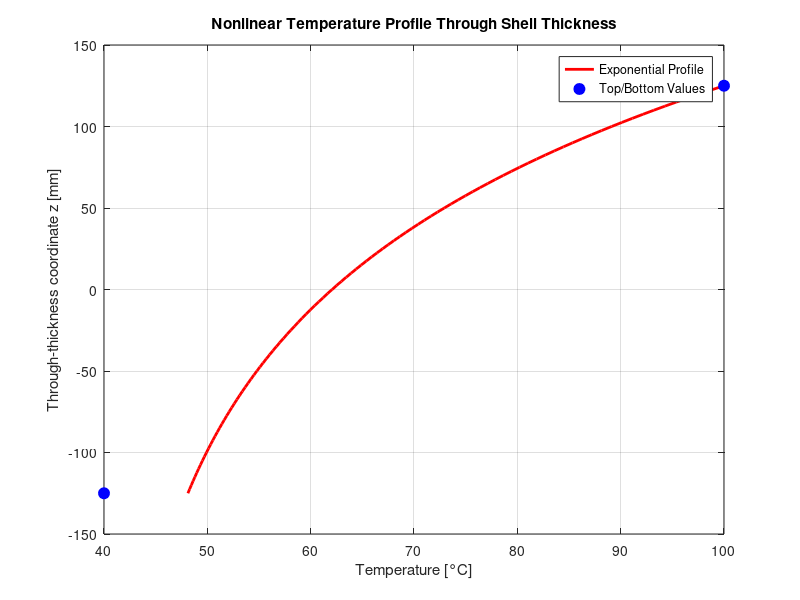

The MATLAB source for this figure: (Note: this script raises an error after producing the figure.)
%% Licensing
%
% License:         BSD License
%                  cane Multiphysics default license: cane/license.txt
%
% Main authors:    [Your Name] (based on Andreas Apostolatos)
%
%% Script documentation
% 
% Task : The Scordelis-Lo-Roof benchmark problem under pure thermal loading
%        with VARIABLE (nonlinear) temperature through thickness using 
%        nonlinear HSDT (Higher-order Shear Deformation Theory) with 
%        5 DOF per control point
%        
%        Mechanical loads (FAmp) are set to 0 - pure thermal loading
%        Demonstrates thermal bending effects and geometric nonlinearity
%
% Date : [Current Date]
%
%% Preamble
clear;
clc;

%% Includes 

% Add general math functions
addpath('../../generalMath/');

% Add general auxiliary functions
addpath('../../auxiliary/');

% Include linear equation system solvers
addpath('../../equationSystemSolvers/');

% Add all functions related to the Computer-Aided Geometric Design (GACD) kernel
addpath('../../CAGDKernel/CAGDKernel_basisFunctions',...
        '../../CAGDKernel/CAGDKernel_geometryResolutionRefinement/',...
        '../../CAGDKernel/CAGDKernel_baseVectors/',...
        '../../CAGDKernel/CAGDKernel_graphics/',...
        '../../CAGDKernel/CAGDKernel_BSplineCurve/',...
        '../../CAGDKernel/CAGDKernel_BSplineSurface/');
    
% Add all functions related to the Isogeometric HSDT shell formulation
addpath('../../isogeometricThinStructureAnalysis/graphicsSinglePatch/',...
        '../../isogeometricThinStructureAnalysis/loads/',...
        '../../isogeometricThinStructureAnalysis/solutionMatricesAndVectors/',...
        '../../isogeometricThinStructureAnalysis/solvers/',...
        '../../isogeometricThinStructureAnalysis/metrics/',...
        '../../isogeometricThinStructureAnalysis/auxiliary/',...
        '../../isogeometricThinStructureAnalysis/postprocessing/',...
        '../../isogeometricThinStructureAnalysis/BOperatorMatrices/',...
        '../../isogeometricThinStructureAnalysis/output/');

%% NURBS parameters

% Global variables
Length = 50;
Radius = 25;

% Polynomial degrees
p = 1;
q = 2;

% Knot vectors
Xi = [0 0 1 1];
Eta = [0 0 0 1 1 1];

% Control Point coordinates

% x-coordinates
CP(:,:,1) = [-Length/2 -Length/2 -Length/2
             Length/2  Length/2  Length/2];
         
% y-coordinates
CP(:,:,2) = [-Radius*sin(2*pi/9) 0 Radius*sin(2*pi/9)
             -Radius*sin(2*pi/9) 0 Radius*sin(2*pi/9)];
         
% z-coordinates
CP(:,:,3) = [Radius*cos(2*pi/9) Radius/cos(2*pi/9) Radius*cos(2*pi/9)
             Radius*cos(2*pi/9) Radius/cos(2*pi/9) Radius*cos(2*pi/9)];
       
% Weights
weight = cos(2*pi/9);
CP(:,:,4) = [1 weight 1
             1 weight 1];

% Find whether the geometrical basis is a NURBS or a B-Spline
isNURBS = 0;
nxi = length(CP(:,1,1));
neta = length(CP(1,:,1));
for i= 1:nxi
    for j=1:neta
        if CP(i,j,4)~=1
            isNURBS = 1;
            break;
        end
    end
    if isNURBS
        break;
    end
end

%% Material constants

% Young's modulus
parameters.E = 4.32e8;

% Poisson ratio  
parameters.nue = .0;

% Thickness of the shell
parameters.t = .25;

% Density of the shell (used only for dynamics)
parameters.rho = 7850;

% Shear correction factor for HSDT
parameters.shearCorrection = 5/6;

% Thermal properties
parameters.alpha = 12e-6;  % Thermal expansion coefficient [1/K] for steel

%% Thermal loading parameters - VARIABLE THROUGH THICKNESS

% Reference temperature
T0 = 293.15;  % [K] (20°C)

% Temperature distribution through thickness
% Top surface: Hot (heated)
% Bottom surface: Cool (ambient)
T_top = 373.15;     % [K] (100°C) - top surface
T_bottom = 313.15;  % [K] (40°C) - bottom surface
T_avg = (T_top + T_bottom) / 2;  % Average temperature

% Define nonlinear temperature profile function T(z)
% Example: Exponential decay from top to bottom
% T(z) = T_bottom + (T_top - T_bottom) * exp(2*z/t) for z ∈ [-t/2, t/2]
temperatureProfile = @(z) T_bottom + (T_top - T_bottom) * ...
                         exp(2 * z / parameters.t) / exp(1);

% Temperature data structure for variable through-thickness temperature
temperatureData.T0 = T0;
temperatureData.T = T_avg;  % Use average for spatial variation
temperatureData.alpha = parameters.alpha;
temperatureData.throughThickness = 'variable';
temperatureData.T_top = T_top;
temperatureData.T_bottom = T_bottom;
temperatureData.TProfile = temperatureProfile;

% Display temperature profile information
z_plot = linspace(-parameters.t/2, parameters.t/2, 101);
T_plot = arrayfun(temperatureProfile, z_plot);

fprintf('=== Variable Through-Thickness Thermal Loading ===\n');
fprintf('Reference temperature: %.1f°C\n', T0 - 273.15);
fprintf('Top surface temperature: %.1f°C\n', T_top - 273.15);
fprintf('Bottom surface temperature: %.1f°C\n', T_bottom - 273.15);
fprintf('Average temperature: %.1f°C\n', T_avg - 273.15);
fprintf('Temperature gradient: %.1f K/m\n', (T_top - T_bottom) / parameters.t);
fprintf('Thermal expansion coefficient: %.2e /K\n', parameters.alpha);
fprintf('Shell thickness: %.3f m\n', parameters.t);
fprintf('Through-thickness distribution: %s (exponential)\n', temperatureData.throughThickness);

% Plot temperature profile
figure(1);
plot(T_plot - 273.15, z_plot * 1000, 'r-', 'LineWidth', 2);
xlabel('Temperature [°C]');
ylabel('Through-thickness coordinate z [mm]');
title('Nonlinear Temperature Profile Through Shell Thickness');
grid on;
hold on;
plot([T_top T_bottom] - 273.15, [parameters.t/2 -parameters.t/2] * 1000, 'bo', ...
     'MarkerSize', 8, 'MarkerFaceColor', 'blue');
legend('Exponential Profile', 'Top/Bottom Values', 'Location', 'best');
hold off;

%% GUI

% Analysis type
analysis.type = 'isogeometricHSDTShellAnalysis';

% Integration scheme
int.type = 'default';
if strcmp(int.type,'user')
    int.xiNGP = 6;
    int.etaNGP = 6;
    int.xiNGPForLoad = 6;
    int.xetaNGPForLoad = 6;
end

% Equation system solvers
solve_LinearSystem = @solve_LinearSystemMatlabBackslashSolver;

% On the graphics
graph.index = 2;  % Start from 2 since figure 1 is used for temperature profile
graph.postprocConfig = 'referenceCurrent';
graph.resultant = 'displacement';
graph.component = 'z';

%% Refinement

% Degree by which to elevate
tp = 1; 
tq = 1; 
[Xi,Eta,CP,p,q] = degreeElevateBSplineSurface(p,q,Xi,Eta,CP,tp,tq,'outputEnabled');

% Number of knots to exist in both directions
scaling = 1; 
edgeRatio = ceil(Length/Radius/(sin(4*pi/9)));
refXi = edgeRatio*scaling;
refEta = ceil(4/3)*scaling;
[Xi,Eta,CP] = knotRefineUniformlyBSplineSurface(p,Xi,q,Eta,CP,refXi,refEta,'outputEnabled');

%% Dirichlet and Neumann boundary conditions for HSDT (5 DOF per CP)

% supports (Dirichlet boundary conditions)
homDOFs = [];

% For thermal loading with through-thickness gradient, thermal bending occurs
% We need careful boundary conditions to allow thermal expansion and bending

% back and front curved edges: allow thermal expansion and bending
xiSup = [0 0];   etaSup = [0 1];    
for dirSupp = [2]  % constrain v displacement only (allow thermal expansion and bending)
    homDOFs = findDofs5D_HSDT(homDOFs,xiSup,etaSup,dirSupp,CP);
end
xiSup = [1 1];   etaSup = [0 1];    
for dirSupp = [2]  % constrain v displacement only
    homDOFs = findDofs5D_HSDT(homDOFs,xiSup,etaSup,dirSupp,CP);
end

% Fix minimal constraints to prevent rigid body motion while allowing thermal effects
% One corner: fix u and w (allow thermal expansion at other points)
xiSup = [0 0];   etaSup = [0 0];   
for dirSupp = [1 3]  % constrain u and w at one corner
    homDOFs = findDofs5D_HSDT(homDOFs,xiSup,etaSup,dirSupp,CP);
end

% Fix one rotation to prevent rigid body rotation
xiSup = [0 0];   etaSup = [0 0];   dirSupp = 5;  % constrain θy at corner
homDOFs = findDofs5D_HSDT(homDOFs,xiSup,etaSup,dirSupp,CP);

% Inhomogeneous Dirichlet boundary conditions
inhomDOFs = [];
valuesInhomDOFs = [];

% Weak Dirichlet boundary conditions
weakDBC.noCnd = 0;

% Embedded cables
cables.No = 0;

% Mechanical loads (SET TO ZERO for pure thermal loading)
FAmp = 0;  % No mechanical loads

NBC.noCnd = 0;  % No mechanical loads

%% Create the B-Spline patch array for HSDT
BSplinePatch = fillUpPatch_HSDT...
    (analysis,p,Xi,q,Eta,CP,isNURBS,parameters,homDOFs,inhomDOFs,...
    valuesInhomDOFs,weakDBC,cables,NBC,[],[],[],[],[],int);

%% Compute thermal load vector
fprintf('\n=== Computing Variable Through-Thickness Thermal Load Vector ===\n');

% Initialize thermal load vector
FThermal = zeros(5*BSplinePatch.noCPs,1);

% Thermal load domain (entire structure)
xiThermalExtension = [0 1];
etaThermalExtension = [0 1];
thermalLoadType = 'gradient';

% Compute thermal load vector with variable through-thickness temperature
FThermal = computeThermalLoadVctIGAHSDTShell...
    (FThermal, BSplinePatch, xiThermalExtension, etaThermalExtension, ...
    temperatureData, thermalLoadType, true, 0, BSplinePatch.int, 'outputEnabled');

% Store thermal load vector in patch
BSplinePatch.FThermal = FThermal;

% No mechanical loads (pure thermal)
BSplinePatch.FGamma = zeros(5*BSplinePatch.noCPs,1);

%% Plot reference configuration
figure(graph.index)
plot_referenceConfigurationIGAThinStructure(p,q,Xi,Eta,CP,isNURBS,homDOFs,FThermal,'outputEnabled');
title('Reference configuration for thermal HSDT shell (5 DOF per CP, Variable T)');
graph.index = graph.index + 1;

%% Nonlinear analysis parameters

% Nonlinear analysis method
propNLinearAnalysis.method = 'newtonRaphson';

% Number of load steps for thermal loading (temperature ramping)
propNLinearAnalysis.noLoadSteps = 6;

% Assign a tolerance for the Newton iterations
propNLinearAnalysis.eps = 1e-6;

% Assign the maximum number of iterations per load step
propNLinearAnalysis.maxIter = 20;

% On the load conservativeness
propNLinearAnalysis.conservativeLoad = true;

%% Linear analysis for comparison
fprintf('\n=== Starting Linear HSDT Variable Thermal Analysis (for comparison) ===\n');
[dHatLinear_HSDT, F_Linear, minElArea_Linear] = solve_IGAHSDTShellLinear...
    (BSplinePatch, solve_LinearSystem, 'outputEnabled');

%% Nonlinear thermal analysis with variable through-thickness temperature
fprintf('\n=== Starting Nonlinear HSDT Variable Thermal Analysis ===\n');
plot_IGANonlinear = 'undefined';  % No plotting during iterations for simplicity

[dHatNonlinear_HSDT, CPHistory, resHistory, isConverged, BSplinePatch_updated, minElSize_NL, ...
 centerDisplacementHistory, loadHistory] = ...
    solve_IGAHSDTShellNLinear...
    (BSplinePatch, propNLinearAnalysis, solve_LinearSystem, ...
    plot_IGANonlinear, graph, 'outputEnabled');

%% Results comparison and analysis

% Extract displacement components
numCPs = nxi * neta;

% Linear results
u_linear = dHatLinear_HSDT(1:5:end);
v_linear = dHatLinear_HSDT(2:5:end);
w_linear = dHatLinear_HSDT(3:5:end);
theta_x_linear = dHatLinear_HSDT(4:5:end);
theta_y_linear = dHatLinear_HSDT(5:5:end);

% Nonlinear results
u_nonlinear = dHatNonlinear_HSDT(1:5:end);
v_nonlinear = dHatNonlinear_HSDT(2:5:end);
w_nonlinear = dHatNonlinear_HSDT(3:5:end);
theta_x_nonlinear = dHatNonlinear_HSDT(4:5:end);
theta_y_nonlinear = dHatNonlinear_HSDT(5:5:end);

%% Display comprehensive thermal analysis results
fprintf('\n=== HSDT Variable Thermal Analysis: Linear vs Nonlinear ===\n');
fprintf('Loading type: Pure thermal with through-thickness gradient\n');
fprintf('Top surface temperature: %.1f°C (%.1f K increase)\n', T_top - 273.15, T_top - T0);
fprintf('Bottom surface temperature: %.1f°C (%.1f K increase)\n', T_bottom - 273.15, T_bottom - T0);
fprintf('Temperature gradient: %.1f K/m\n', (T_top - T_bottom) / parameters.t);
fprintf('Through-thickness distribution: %s (exponential)\n', temperatureData.throughThickness);
fprintf('Total DOFs: %d (5 per control point)\n', length(dHatNonlinear_HSDT));
fprintf('Control points: %d x %d = %d\n', nxi, neta, numCPs);
fprintf('Converged load steps: %d/%d\n', sum(isConverged), propNLinearAnalysis.noLoadSteps);

fprintf('\n--- Linear HSDT Variable Thermal Results ---\n');
fprintf('Max |u|: %.6e (thermal expansion)\n', max(abs(u_linear)));
fprintf('Max |v|: %.6e\n', max(abs(v_linear)));
fprintf('Max |w|: %.6e (thermal bending)\n', max(abs(w_linear)));
fprintf('Max |θx|: %.6e rad (%.3f deg)\n', max(abs(theta_x_linear)), rad2deg(max(abs(theta_x_linear))));
fprintf('Max |θy|: %.6e rad (%.3f deg)\n', max(abs(theta_y_linear)), rad2deg(max(abs(theta_y_linear))));

fprintf('\n--- Nonlinear HSDT Variable Thermal Results ---\n');
fprintf('Max |u|: %.6e (thermal expansion)\n', max(abs(u_nonlinear)));
fprintf('Max |v|: %.6e\n', max(abs(v_nonlinear)));
fprintf('Max |w|: %.6e (thermal bending)\n', max(abs(w_nonlinear)));
fprintf('Max |θx|: %.6e rad (%.3f deg)\n', max(abs(theta_x_nonlinear)), rad2deg(max(abs(theta_x_nonlinear))));
fprintf('Max |θy|: %.6e rad (%.3f deg)\n', max(abs(theta_y_nonlinear)), rad2deg(max(abs(theta_y_nonlinear))));

% Percentage differences
u_diff_percent = 100 * (max(abs(u_nonlinear)) - max(abs(u_linear))) / max(abs(u_linear));
w_diff_percent = 100 * (max(abs(w_nonlinear)) - max(abs(w_linear))) / max(abs(w_linear));
theta_diff_percent = 100 * (max(abs(theta_x_nonlinear)) - max(abs(theta_x_linear))) / max(abs(theta_x_linear));

fprintf('\n--- Variable Thermal Nonlinearity Effects ---\n');
fprintf('Thermal expansion difference (u): %.1f%%\n', u_diff_percent);
fprintf('Thermal bending difference (w): %.1f%%\n', w_diff_percent);
fprintf('Rotation difference (θx): %.1f%%\n', theta_diff_percent);

% Center point analysis
centerCP_xi = ceil(nxi / 2);
centerCP_eta = ceil(neta / 2);
centerCP_index = (centerCP_eta - 1) * nxi + centerCP_xi;

fprintf('\n--- Center Point Variable Thermal Analysis ---\n');
fprintf('Center control point: CP(%d,%d) = Index %d\n', centerCP_xi, centerCP_eta, centerCP_index);
fprintf('Linear center u: %.6e (thermal expansion)\n', u_linear(centerCP_index));
fprintf('Linear center w: %.6e (thermal bending)\n', w_linear(centerCP_index));
fprintf('Nonlinear center u: %.6e (thermal expansion)\n', u_nonlinear(centerCP_index));
fprintf('Nonlinear center w: %.6e (thermal bending)\n', w_nonlinear(centerCP_index));
fprintf('Final center thermal displacement: u = %.3f mm, w = %.3f mm\n', ...
        u_nonlinear(centerCP_index) * 1000, abs(centerDisplacementHistory(end)) * 1000);

% Theoretical thermal effects estimation
avg_thermal_strain = parameters.alpha * (T_avg - T0);
thermal_curvature = parameters.alpha * (T_top - T_bottom) / parameters.t;
theoretical_expansion = avg_thermal_strain * Length/2;
theoretical_bending = thermal_curvature * (Length/2)^2 / 8; % Approximate for simply supported

fprintf('\n--- Variable Thermal Effects Verification ---\n');
fprintf('Average thermal strain: %.6e\n', avg_thermal_strain);
fprintf('Thermal curvature: %.6e /m\n', thermal_curvature);
fprintf('Theoretical expansion: %.6e m (%.3f mm)\n', ...
        theoretical_expansion, theoretical_expansion * 1000);
fprintf('Theoretical bending deflection: %.6e m (%.3f mm)\n', ...
        theoretical_bending, theoretical_bending * 1000);
fprintf('Actual expansion: %.6e m (%.3f mm)\n', ...
        max(abs(u_nonlinear)), max(abs(u_nonlinear)) * 1000);
fprintf('Actual bending deflection: %.6e m (%.3f mm)\n', ...
        max(abs(w_nonlinear)), max(abs(w_nonlinear)) * 1000);

if abs(w_diff_percent) > 5
    fprintf('*** Significant thermal-geometric coupling in bending (>5%% difference) ***\n');
elseif abs(w_diff_percent) > 2
    fprintf('Moderate thermal-geometric coupling in bending (2-5%% difference)\n');
else
    fprintf('Weak thermal-geometric coupling in bending (<2%% difference)\n');
end

%% Plot convergence history
figure(graph.index)
semilogy(1:size(resHistory,1), resHistory, 'LineWidth', 1.5);
xlabel('Iteration');
ylabel('Residual Norm');
title('Newton-Raphson Convergence History (Variable Thermal Loading)');
grid on;
legend(arrayfun(@(x) sprintf('Temp Step %d', x), 1:propNLinearAnalysis.noLoadSteps, 'UniformOutput', false));
graph.index = graph.index + 1;

%% Variable thermal load-displacement analysis
fprintf('\n=== Generating Variable Thermal Load-Displacement Analysis ===\n');

% Temperature gradient ramping
temperatureGradients = linspace(0, T_top - T_bottom, propNLinearAnalysis.noLoadSteps + 1);
temperatureGradients = temperatureGradients(2:end);  % Remove zero gradient

figure(graph.index)
subplot(2,2,1);
plot(temperatureGradients, abs(centerDisplacementHistory) * 1000, 'o-', ...
     'LineWidth', 2.5, 'MarkerSize', 8, 'Color', 'red');
xlabel('Temperature Gradient [K]');
ylabel('Center Point |w| Displacement [mm]');
title('Thermal Gradient vs Bending Displacement');
grid on;

subplot(2,2,2);
% Plot thermal expansion in u-direction
u_center_history = zeros(length(centerDisplacementHistory), 1);
for i = 1:length(centerDisplacementHistory)
    u_step = CPHistory(1:5:end, i);
    u_center_history(i) = u_step(centerCP_index);
end

plot(temperatureGradients, u_center_history * 1000, 's-', ...
     'LineWidth', 2.5, 'MarkerSize', 8, 'Color', 'blue');
xlabel('Temperature Gradient [K]');
ylabel('Center Point u Displacement [mm]');
title('Thermal Gradient vs Expansion');
grid on;

subplot(2,2,3);
% Plot rotation history
theta_x_center_history = zeros(length(centerDisplacementHistory), 1);
for i = 1:length(centerDisplacementHistory)
    theta_step = CPHistory(4:5:end, i);
    theta_x_center_history(i) = theta_step(centerCP_index);
end

plot(temperatureGradients, rad2deg(abs(theta_x_center_history)), 'd-', ...
     'LineWidth', 2.5, 'MarkerSize', 8, 'Color', 'green');
xlabel('Temperature Gradient [K]');
ylabel('Center Point |θx| [deg]');
title('Thermal Gradient vs Rotation');
grid on;

subplot(2,2,4);
% Plot thermal bending curvature
thermal_curvatures = parameters.alpha * temperatureGradients / parameters.t;
plot(thermal_curvatures, abs(centerDisplacementHistory) * 1000, 'v-', ...
     'LineWidth', 2.5, 'MarkerSize', 8, 'Color', 'magenta');
xlabel('Thermal Curvature [1/m]');
ylabel('Center Point |w| Displacement [mm]');
title('Thermal Curvature vs Bending');
grid on;

sgtitle('Variable Through-Thickness Thermal Analysis (HSDT)', 'FontSize', 14, 'FontWeight', 'bold');
graph.index = graph.index + 1;

%% Save comprehensive variable thermal results
save('scordelisLoRoof_HSDT_ThermalVariable_Results.mat', ...
     'dHatLinear_HSDT', 'dHatNonlinear_HSDT', 'CPHistory', 'resHistory', ...
     'isConverged', 'u_linear', 'v_linear', 'w_linear', 'theta_x_linear', 'theta_y_linear', ...
     'u_nonlinear', 'v_nonlinear', 'w_nonlinear', 'theta_x_nonlinear', 'theta_y_nonlinear', ...
     'centerDisplacementHistory', 'loadHistory', 'centerCP_xi', 'centerCP_eta', ...
     'temperatureData', 'T0', 'T_top', 'T_bottom', 'T_avg', 'temperatureProfile', ...
     'u_center_history', 'theta_x_center_history', 'temperatureGradients', 'thermal_curvatures', ...
     'z_plot', 'T_plot', 'propNLinearAnalysis', 'parameters', 'CP', 'Xi', 'Eta', 'p', 'q');

fprintf('\n=== Variable Thermal Analysis Completed Successfully ===\n');
fprintf('Results saved to: scordelisLoRoof_HSDT_ThermalVariable_Results.mat\n');
fprintf('Pure thermal loading with variable through-thickness temperature distribution\n');
fprintf('Temperature gradient: %.1f K, Top: %.1f°C, Bottom: %.1f°C\n', ...
        T_top - T_bottom, T_top - 273.15, T_bottom - 273.15);
fprintf('Thermal expansion coefficient: %.2e /K\n', parameters.alpha);
fprintf('Maximum thermal expansion: %.3f mm\n', max(abs(u_nonlinear)) * 1000);
fprintf('Maximum thermal bending: %.3f mm\n', max(abs(w_nonlinear)) * 1000);
fprintf('Center displacement tracking completed for variable thermal loading\n');
fprintf('Load steps converged: %d/%d (%.1f%%)\n', sum(isConverged), length(isConverged), ...
        100*sum(isConverged)/length(isConverged));
fprintf('\n');

%% end
